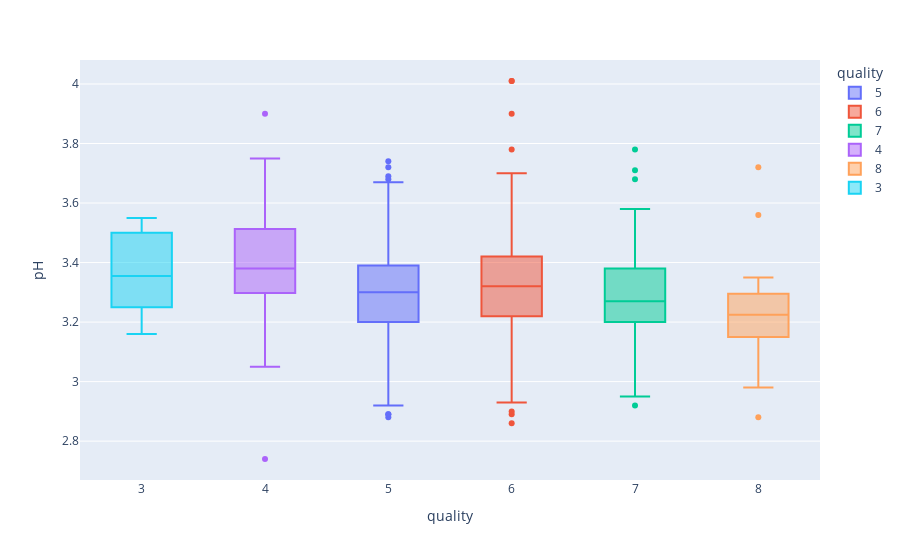

Source (notebook cell):
### Markdown cell above
Fixed acidity doesnt seem to have much impact on the qulaity of the wine

### Code cell
fig = px.box(df, x="quality", y = "pH", color="quality", hover_name="quality")
fig.show()

### Figure 1 — Plotly figure (JSON) as saved in the notebook; plotly's stock layout.template omitted (floating-point values rounded to 4 significant figures; data arrays with more than 128 entries replaced by an {"elided": "..."} marker saying what was removed)
{"data": [{"alignmentgroup": "True", "hovertemplate": "<b>%{hovertext}</b><br><br>quality=%{x}<br>pH=%{y}<extra></extra>", "hovertext": {"elided": "483 int values"}, "legendgroup": "5", "marker": {"color": "#636efa"}, "name": "5", "notched": false, "offsetgroup": "5", "orientation": "v", "showlegend": true, "type": "box", "x": {"elided": "483 int values"}, "x0": " ", "xaxis": "x", "y": {"elided": "483 float values"}, "y0": " ", "yaxis": "y"}, {"alignmentgroup": "True", "hovertemplate": "<b>%{hovertext}</b><br><br>quality=%{x}<br>pH=%{y}<extra></extra>", "hovertext": {"elided": "462 int values"}, "legendgroup": "6", "marker": {"color": "#EF553B"}, "name": "6", "notched": false, "offsetgroup": "6", "orientation": "v", "showlegend": true, "type": "box", "x": {"elided": "462 int values"}, "x0": " ", "xaxis": "x", "y": {"elided": "462 float values"}, "y0": " ", "yaxis": "y"}, {"alignmentgroup": "True", "hovertemplate": "<b>%{hovertext}</b><br><br>quality=%{x}<br>pH=%{y}<extra></extra>", "hovertext": {"elided": "143 int values"}, "legendgroup": "7", "marker": {"color": "#00cc96"}, "name": "7", "notched": false, "offsetgroup": "7", "orientation": "v", "showlegend": true, "type": "box", "x": {"elided": "143 int values"}, "x0": " ", "xaxis": "x", "y": {"elided": "143 float values"}, "y0": " ", "yaxis": "y"}, {"alignmentgroup": "True", "hovertemplate": "<b>%{hovertext}</b><br><br>quality=%{x}<br>pH=%{y}<extra></extra>", "hovertext": [4, 4, 4, 4, 4, 4, 4, 4, 4, 4, 4, 4, 4, 4, 4, 4, 4, 4, 4, 4, 4, 4, 4, 4, 4, 4, 4, 4, 4, 4, 4, 4, 4], "legendgroup": "4", "marker": {"color": "#ab63fa"}, "name": "4", "notched": false, "offsetgroup": "4", "orientation": "v", "showlegend": true, "type": "box", "x": [4, 4, 4, 4, 4, 4, 4, 4, 4, 4, 4, 4, 4, 4, 4, 4, 4, 4, 4, 4, 4, 4, 4, 4, 4, 4, 4, 4, 4, 4, 4, 4, 4], "x0": " ", "xaxis": "x", "y": [3.26, 3.9, 3.31, 3.16, 3.75, 2.74, 3.17, 3.37, 3.36, 3.51, 3.35, 3.6, 3.05, 3.34, 3.43, 3.32, 3.32, 3.29, 3.44, 3.38, 3.38, 3.43, 3.2, 3.58, 3.3, 3.38, 3.45, 3.59, 3.28, 3.5, 3.59, 3.52, 3.66], "y0": " ", "yaxis": "y"}, {"alignmentgroup": "True", "hovertemplate": "<b>%{hovertext}</b><br><br>quality=%{x}<br>pH=%{y}<extra></extra>", "hovertext": [8, 8, 8, 8, 8, 8, 8, 8, 8, 8, 8, 8, 8, 8, 8, 8], "legendgroup": "8", "marker": {"color": "#FFA15A"}, "name": "8", "notched": false, "offsetgroup": "8", "orientation": "v", "showlegend": true, "type": "box", "x": [8, 8, 8, 8, 8, 8, 8, 8, 8, 8, 8, 8, 8, 8, 8, 8], "x0": " ", "xaxis": "x", "y": [3.35, 3.23, 3.56, 2.88, 3.22, 3.15, 3.15, 3.15, 3.72, 3.21, 2.98, 3.2, 3.35, 3.23, 3.23, 3.24], "y0": " ", "yaxis": "y"}, {"alignmentgroup": "True", "hovertemplate": "<b>%{hovertext}</b><br><br>quality=%{x}<br>pH=%{y}<extra></extra>", "hovertext": [3, 3, 3, 3, 3, 3], "legendgroup": "3", "marker": {"color": "#19d3f3"}, "name": "3", "notched": false, "offsetgroup": "3", "orientation": "v", "showlegend": true, "type": "box", "x": [3, 3, 3, 3, 3, 3], "x0": " ", "xaxis": "x", "y": [3.25, 3.16, 3.5, 3.31, 3.4, 3.55], "y0": " ", "yaxis": "y"}], "layout": {"autosize": true, "boxmode": "overlay", "legend": {"title": {"text": "quality"}, "tracegroupgap": 0}, "margin": {"t": 60}, "xaxis": {"anchor": "y", "autorange": true, "categoryarray": [5, 6, 7, 4, 8, 3], "categoryorder": "array", "domain": [0, 1], "range": [2.5, 8.5], "title": {"text": "quality"}, "type": "linear"}, "yaxis": {"anchor": "x", "autorange": true, "domain": [0, 1], "range": [2.669, 4.081], "title": {"text": "pH"}, "type": "linear"}}}
